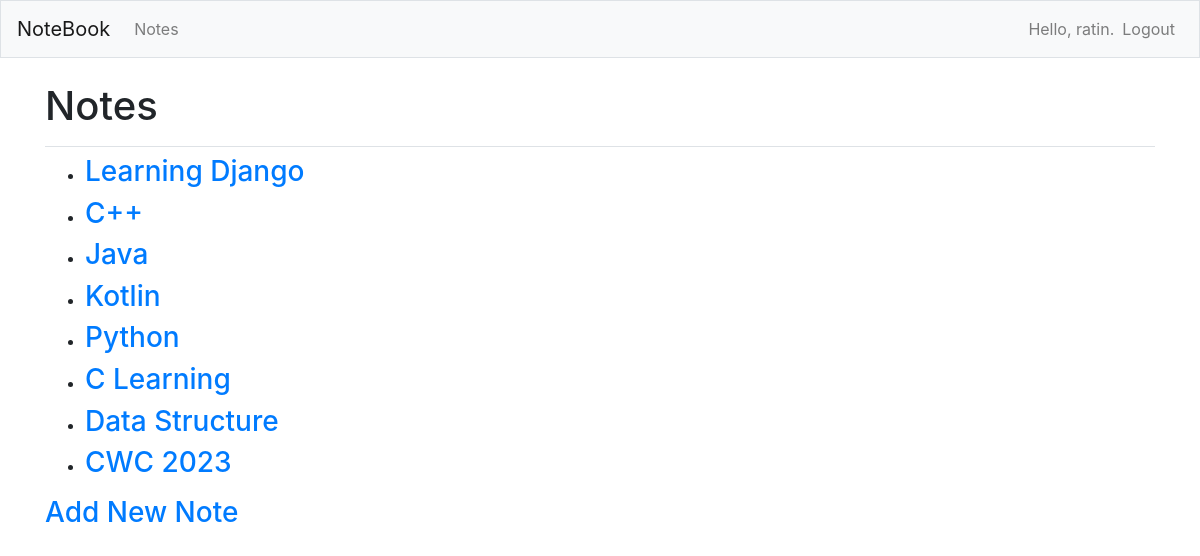
/notes/ (signed in), run on an earlier commit of the app's database.
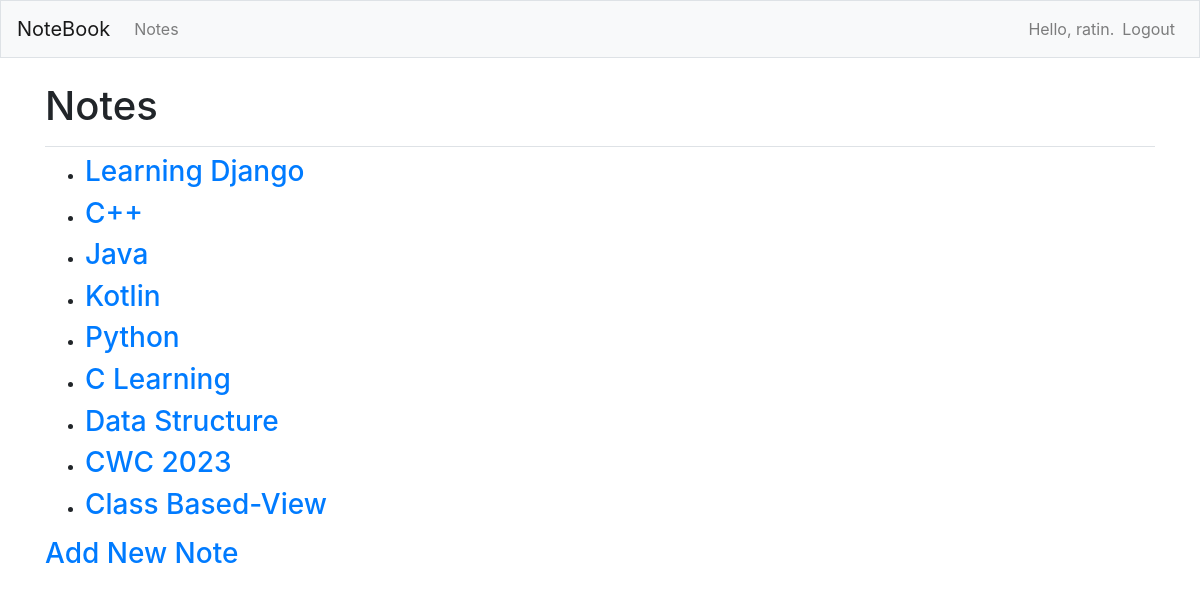
And on a later commit of the database.
### notes/models.py (models this page shows, shortened)
class Note(models.Model):
    title=models.CharField(max_length=200)
    date_added=models.DateTimeField(auto_now_add=True)

### notes/views.py (the view)
# urls.py: path('notes/',views.notesListView.as_view(),name='notes'),
class notesListView(LoginRequiredMixin,ListView):
    model=Note
    template_name='notes/notes.html'
    context_object_name='notes'

### notes/templates/notes/notes.html
{% extends "notes/base.html" %}
{% block page_header %}
    <h1>Notes</h1>
{% endblock page_header %}
{% block content %}
    <ul>
        {% for note in notes %}
            <li>
                <h3>
                    <a href="{% url 'notes:note' note.id %}">{{note.title}}</a>
                </h3>
            </li>
        {% empty %}
            <h3>No Notes Out There</h3>
        {% endfor %}
    </ul>
    <h3><a href="{% url 'notes:new_note' %}">Add New Note</a></h3>
{% endblock content %}

### notes/templates/notes/base.html (shortened to what this page needs)
{% load bootstrap4 %}
<!doctype html>
<html lang="en">
<head>
  {% bootstrap_css %}
</head>
<body>
  <nav class="navbar navbar-expand-md navbar-light bg-light mb-4 border">
    <a class="navbar-brand" href="{% url 'notes:index'%}">
        NoteBook</a>
    <div class="collapse navbar-collapse" id="navbarCollapse">
      <ul class="navbar-nav mr-auto">
        <li class="nav-item">
          <a class="nav-link" href="{% url 'notes:notes'%}">
              Notes</a></li>
      </ul>
      <ul class="navbar-nav ml-auto">
        {% if user.is_authenticated %}
          <li class="nav-item">
            <span class="navbar-text"}">Hello, {{ user.username }}.</span>
          </li>
          <li class="nav-item">
            <a class="nav-link" href="{% url 'accounts:logout' %}">Logout</a>
          </li>
        {% endif %}
      </ul>
    </div>
  </nav>
  <main role="main" class="container">
    <div class="pb-2 mb-2 border-bottom">
      {% block page_header %}{% endblock page_header %}
    </div>
    <div>
      {% block content %}{% endblock content %}
    </div>
  </main>
</body>
</html>

What changed in the data, as far as the page shows it:
added Note: title "Class Based-View"
